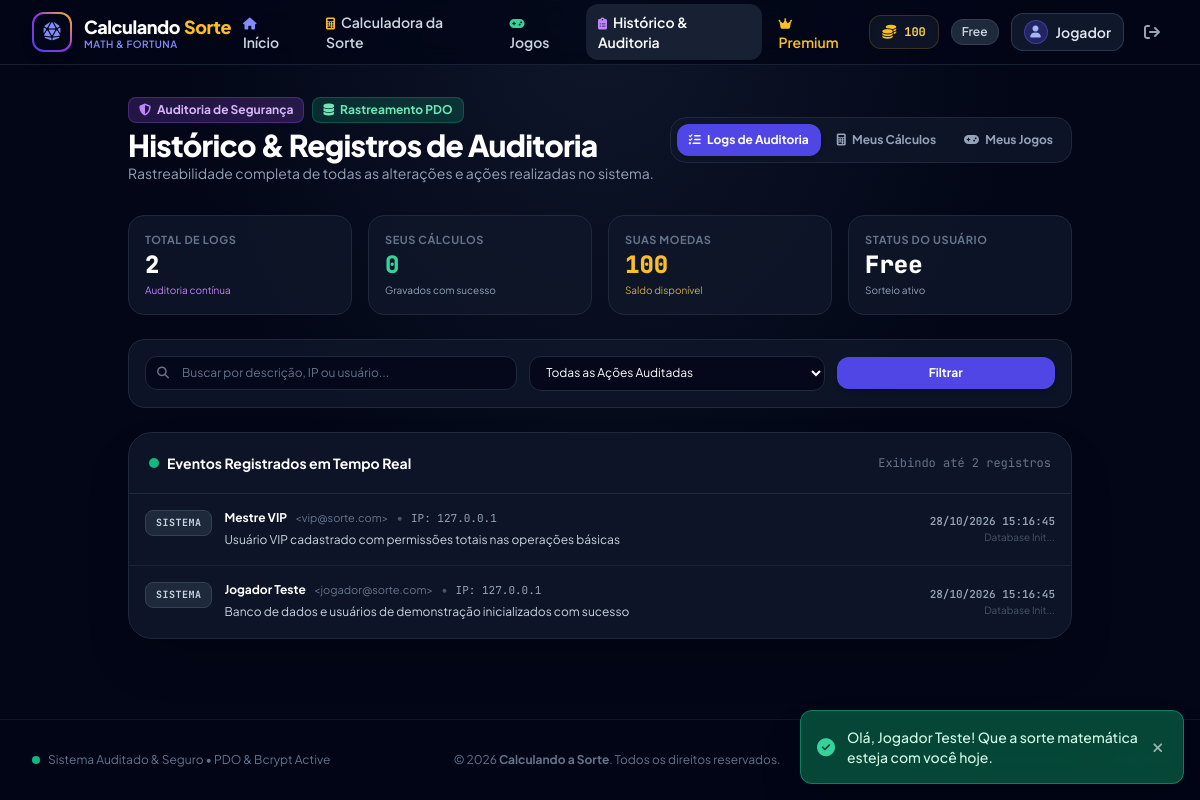
Page /historico.php (signed in) on the committed database.
### tables this page shows
CREATE TABLE IF NOT EXISTS `usuarios` (
    `id` INT AUTO_INCREMENT PRIMARY KEY,
    `nome` VARCHAR(100) NOT NULL,
    `email` VARCHAR(150) NOT NULL UNIQUE,
    `senha` VARCHAR(255) NOT NULL,
    `is_premium` TINYINT(1) NOT NULL DEFAULT 0,
    `moedas` INT NOT NULL DEFAULT 50,
    `operacao_atual` ENUM('+', '-', '*', '/') NOT NULL DEFAULT '+',
    `operacoes_desbloqueadas` VARCHAR(50) NOT NULL DEFAULT '+',
    `anuncio_desbloqueio_ate` DATETIME NULL DEFAULT NULL,
    `created_at` DATETIME NOT NULL DEFAULT CURRENT_TIMESTAMP,
    `updated_at` DATETIME NOT NULL DEFAULT CURRENT_TIMESTAMP ON UPDATE CURRENT_TIMESTAMP,
    INDEX `idx_email` (`email`),
    INDEX `idx_premium` (`is_premium`)
);

CREATE TABLE IF NOT EXISTS `logs` (
    `id` INT AUTO_INCREMENT PRIMARY KEY,
    `user_id` INT NULL,
    `acao` VARCHAR(50) NOT NULL,
    `descricao` TEXT NOT NULL,
    `ip_address` VARCHAR(45) NULL,
    `user_agent` VARCHAR(255) NULL,
    `created_at` DATETIME NOT NULL DEFAULT CURRENT_TIMESTAMP,
    INDEX `idx_user_id` (`user_id`),
    INDEX `idx_acao` (`acao`),
    INDEX `idx_created_at` (`created_at`),
    CONSTRAINT `fk_logs_usuario` 
        FOREIGN KEY (`user_id`) 
        REFERENCES `usuarios` (`id`) 
        ON DELETE SET NULL 
        ON UPDATE CASCADE
);

### historico.php (the view, shortened to what the rows shown need)
<?php
require_once __DIR__ . '/config/db.php';
require_once __DIR__ . '/config/session.php';
$user = getLoggedUserData($pdo);
$abaAtiva = $_GET['aba'] ?? 'auditoria';
$limite = 50;
$sqlLogs = "
    SELECT l.id, l.user_id, l.acao, l.descricao, l.ip_address, l.user_agent, l.created_at, u.nome, u.email
    FROM logs l
    LEFT JOIN usuarios u ON u.id = l.user_id
    WHERE 1=1
";
$paramsLogs = [];
$sqlLogs .= " ORDER BY l.id DESC LIMIT {$limite}";
$stmtLogs = $pdo->prepare($sqlLogs);
$stmtLogs->execute($paramsLogs);
$listaLogs = $stmtLogs->fetchAll();
require_once __DIR__ . '/includes/header.php';
require_once __DIR__ . '/includes/navbar.php';
?>
<div class="max-w-7xl mx-auto px-4 py-6 sm:py-8">
    <div class="flex flex-col sm:flex-row sm:items-center justify-between gap-4 mb-8">
        <div>
            <h1 class="text-2xl sm:text-3xl font-black text-white tracking-tight mt-1">Histórico & Registros de Auditoria</h1>
        </div>
    </div>
    <div class="grid grid-cols-2 sm:grid-cols-4 gap-3 sm:gap-4 mb-6">
        <div class="bg-slate-900/80 border border-slate-800 p-4 rounded-2xl">
            <span class="text-[11px] font-bold text-slate-500 uppercase tracking-wider block">Suas Moedas</span>
            <span class="text-xl sm:text-2xl font-black text-amber-400 font-mono"><?= number_format($user['moedas']) ?></span>
            <span class="text-[10px] text-amber-300/80 block mt-0.5">Saldo disponível</span>
        </div>
    </div>
    <?php if ($abaAtiva === 'auditoria'): ?>
        <div class="bg-slate-900/90 border border-slate-800 rounded-3xl overflow-hidden shadow-2xl backdrop-blur-xl">
            <div class="p-4 sm:p-5 border-b border-slate-800 flex justify-between items-center">
                <div class="flex items-center gap-2">
                    <h2 class="text-sm font-bold text-white">Eventos Registrados em Tempo Real</h2>
                </div>
            </div>
            <?php if (empty($listaLogs)): ?>
                <div class="text-center py-12 text-sm text-slate-500">
                    Nenhum log encontrado com os filtros selecionados.
                </div>
            <?php else: ?>
                <div class="divide-y divide-slate-800/80">
                    <?php foreach ($listaLogs as $log): ?>
                        <div class="p-4 hover:bg-slate-800/30 transition flex flex-col sm:flex-row sm:items-center justify-between gap-3 text-xs">
                            <div class="flex items-start gap-3 flex-1">
                                <?php
                                    $badgeStyle = 'bg-slate-800 text-slate-300 border-slate-700';
                                ?>
                                <span class="px-2.5 py-1 rounded-lg text-[10px] font-mono font-bold uppercase tracking-wider border <?= $badgeStyle ?> flex-shrink-0">
                                    <?= htmlspecialchars($log['acao']) ?>
                                </span>
                                <div class="space-y-1">
                                    <div class="flex items-center gap-2 flex-wrap">
                                        <span class="font-bold text-white">
                                            <?= htmlspecialchars($log['nome'] ?? 'Visitante Anônimo') ?>
                                        </span>
                                        <?php if (!empty($log['email'])): ?>
                                            <span class="text-slate-500 text-[11px]">&lt;<?= htmlspecialchars($log['email']) ?>&gt;</span>
                                        <?php endif; ?>
                                        <span class="text-slate-600">•</span>
                                        <span class="text-slate-400 font-mono text-[11px]">IP: <?= htmlspecialchars($log['ip_address'] ?? '127.0.0.1') ?></span>
                                    </div>
                                    <p class="text-slate-300 leading-relaxed font-sans">
                                        <?= htmlspecialchars($log['descricao']) ?>
                                    </p>
                                </div>
                            </div>
                            <div class="text-right sm:flex-shrink-0">
                                <span class="font-mono text-slate-400 font-semibold block text-[11px]">
                                    <?= date('d/m/Y H:i:s', strtotime($log['created_at'])) ?>
                                </span>
                                <span class="text-[10px] text-slate-600 block truncate max-w-[150px]" title="<?= htmlspecialchars($log['user_agent'] ?? '') ?>">
                                    <?= htmlspecialchars(substr($log['user_agent'] ?? '', 0, 30)) ?>...
                                </span>
                            </div>
                        </div>
                    <?php endforeach; ?>
                </div>
            <?php endif; ?>
        </div>
    <?php endif; ?>
</div>
<?php require_once __DIR__ . '/includes/footer.php'; ?>

### includes/navbar.php (shortened to what the rows shown need)
<nav class="sticky top-0 z-40 bg-slate-950/80 backdrop-blur-md border-b border-slate-800/80">
    <div class="max-w-7xl mx-auto px-4 sm:px-6 lg:px-8">
        <div class="flex items-center justify-between h-16">
            <div class="hidden md:flex items-center gap-3">
                <?php if ($currentUser): ?>
                    <div class="flex items-center gap-2 bg-slate-900/90 border border-amber-500/20 px-3 py-1.5 rounded-xl shadow-inner">
                        <i class="fa-solid fa-coins text-amber-400 text-sm animate-pulse"></i>
                        <span class="text-xs font-bold text-amber-300 font-mono" id="nav-coins"><?= number_format($currentUser['moedas']) ?></span>
                    </div>
                    <?php if ($currentUser['is_premium']): ?>
                        <span class="inline-flex items-center gap-1 px-2.5 py-1 rounded-xl text-xs font-bold bg-gradient-to-r from-amber-500/20 to-yellow-500/20 text-amber-300 border border-amber-500/40">
                            <i class="fa-solid fa-crown text-[10px]"></i> VIP
                        </span>
                    <?php else: ?>
                        <span class="inline-flex items-center gap-1 px-2.5 py-1 rounded-xl text-xs font-semibold bg-slate-800 text-slate-300 border border-slate-700">
                            Free
                        </span>
                    <?php endif; ?>
                    <div class="relative group">
                        <a href="perfil.php" class="flex items-center gap-2 px-3 py-1.5 rounded-xl bg-slate-900 border border-slate-700/80 text-sm font-semibold text-slate-200 hover:border-indigo-500/50 transition">
                            <div class="w-6 h-6 rounded-full bg-indigo-600/30 border border-indigo-500/40 flex items-center justify-center text-xs text-indigo-300">
                                <i class="fa-solid fa-user"></i>
                            </div>
                            <span class="truncate max-w-[100px]"><?= htmlspecialchars(explode(' ', $currentUser['nome'])[0]) ?></span>
                        </a>
                    </div>
                    <button type="button" onclick="confirmarLogout()" class="p-2 rounded-xl text-slate-400 hover:text-rose-400 hover:bg-rose-500/10 transition" title="Sair da Conta">
                        <i class="fa-solid fa-arrow-right-from-bracket"></i>
                    </button>
                <?php endif; ?>
            </div>
        </div>
    </div>
</nav>

### rows in the picture
usuarios: moedas "100", nome "Jogador"
logs: acao "SISTEMA", user.nome "Mestre VIP", user.email "vip@sorte.com", ip_address "127.0.0.1", descricao "Usuário VIP cadastrado com permissões totais nas operações básicas", created_at "28/10/2026 15:16:45", user_agent "Database Init"
logs: acao "SISTEMA", user.nome "Jogador Teste", user.email "jogador@sorte.com", ip_address "127.0.0.1", descricao "Banco de dados e usuários de demonstração inicializados com sucesso", created_at "28/10/2026 15:16:45", user_agent "Database Init"

### other values in the picture
$totalLogsGerais "2"
$totalMeusCalculos "0"
count($listaLogs) "2"
APP_NAME "Calculando a Sorte"
$flashToast['mensagem'] "Olá, Jogador Teste! Que a sorte matemática esteja com você hoje."
